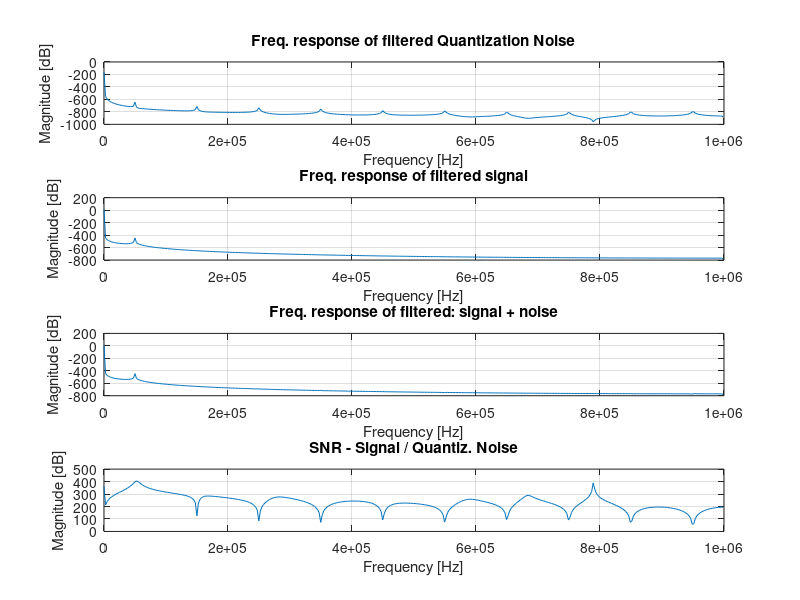
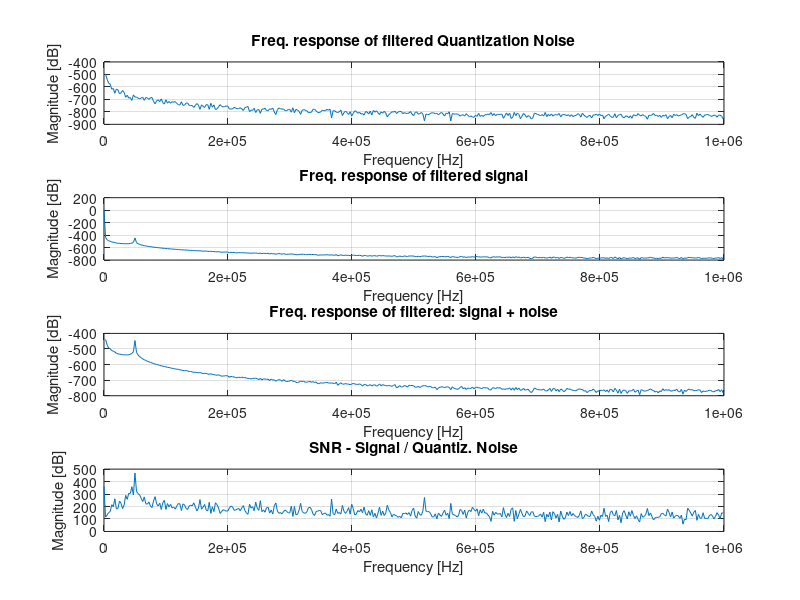

Recreate these plots in MATLAB, in order.
% SCRIPT - Output quantization error of a digital processing process %

% BRIEFING %
% -This script analyzes how Quantization Noise caused by sampling a   % 
% periodic analog signal behaves when processed by a digital filter   %
% and the improvement we can obtain on the SNR when we use Dithering. %

% ----------Config ADC---------- % 
Nbits = 12;
Vref = 3.3;
LSB = Vref/(2^Nbits);

% ----------Signals to be sampled---------- %
f1 = 50*10^3 ;  % Signal freq of 50kHz
Vcc1 = 1.65;  
A1 = 0.8;   % Amplitude
y1 = @(t) Vcc1 + A1*sin(2*pi*f1*t) ;    % Sinusoidal signal example 

% ----------Sampling interval---------- %
fs = 2*10^6 ; % Sampling freq of 1MHz
t1 = 0 ;
Np = 20 ;
t2 = Np/f1 ;  % Sampling Np periods of y1
Ts = 1/fs ;
t = [t1:Ts:t2];

% ----------Sampled signal---------- %
Y = y1(t);
L = length(Y);             % Length of signal

% ----------Signal + random noise (Dithering)---------- %
Nd = 5;                             % N-bit dithering
Y_dith = Y + rand(1,L)*Nd*LSB;      % N-LSB random noise

% ----------Quantized signals---------- %
partition = 0+LSB/2:LSB/2:Vref;             % Under this intervals, the signal is quantized
codebook = 0:LSB/2:Vref;                    % rounding down (floor)
[ind,qY] = quantiz(Y,partition,codebook);               % Obtention of quantized signal (qY)
[ind2,qY_dith] = quantiz(Y_dith,partition,codebook);    % Obtention of quantized(signal+noise)

% ----------Quantization error sequences---------- %
EqY = Y - qY;  % Discrete sequence: quantiz. error
EqY_dith = Y_dith - qY_dith;  % Discrete sequence: quantiz. error with dithering

% ----------Single-Sided Amplitude Spectrum of EqY---------- %
Eq1f = fft(EqY);
P2 = abs(Eq1f/L);
P1 = P2(1:L/2+1);
P1(2:end-1) = 2*P1(2:end-1);
f1 = fs*(0:(L/2))/L;

% ----------Single-Sided Amplitude Spectrum of EqYdith---------- %
Eq1f_dith = fft(EqY_dith);
P2_dith = abs(Eq1f_dith/L);
P1_dith = P2_dith(1:L/2+1);
P1_dith(2:end-1) = 2*P1_dith(2:end-1);

% ----------Single-Sided Amplitude Spectrum of Y---------- %
Yf = fft(Y);
Py2 = abs(Yf/L);
Py1 = Py2(1:L/2+1);
Py1(2:end-1) = 2*Py1(2:end-1);

% ----------Single-Sided Amplitude Spectrum of Y_dith---------- %
Yf_dith = fft(Y_dith);
Py2_dith = abs(Yf_dith/L);
Py1_dith = Py2_dith(1:L/2+1);
Py1_dith(2:end-1) = 2*Py1_dith(2:end-1);

% ----------Single-Sided Amplitude Spectrum of qY---------- %
Yqf = fft(qY);
Pyq2 = abs(Yqf/L);
Pyq1 = Pyq2(1:L/2+1);
Pyq1(2:end-1) = 2*Pyq1(2:end-1);

% ----------Single-Sided Amplitude Spectrum of qY_dith---------- %
Yqf_dith = fft(qY_dith);
Pyq2_dith = abs(Yqf_dith/L);
Pyq1_dith = Pyq2_dith(1:L/2+1);
Pyq1_dith(1:end-1) = 2*Pyq1_dith(1:end-1);

% ---------- N-th order IIR filter -> N cascaded single pole IIR ---------- %
ALPHA = 0.0001;
N=3;
a = [1];
for i = 1:N
    aux = [1 -ALPHA];
    a = conv(a,aux);
end

% ---------- N-th order "complementary" IIR filter -> N cascaded single pole IIR ---------- %
N=3;
a = [1];
for i = 1:N
    aux = [1 -(1-ALPHA)];
    a = conv(a,aux);
end

h1 = freqz(ALPHA^N,a,f1,fs);
h2 = freqz((1-ALPHA)^N,a,f1,fs);

% ---------- Plotting ---------- %
figure(1)
P1_dB = 20*log(h1.*P1);
%P2_dB = 20*log(h2.*P1);
subplot(4,1,1)
plot(f1(1:end),P1_dB(1:end))
%hold on
%plot(f1(1:end),P2_dB(1:end))
title('Freq. response of filtered Quantization Noise')
%legend('N-th order filter','N-th order complementary filter');
xlabel('Frequency [Hz]')
ylabel('Magnitude [dB]')
grid

Py1_dB = 20*log(h1.*Py1);
subplot(4,1,2)
plot(f1(1:end),Py1_dB(1:end))
%ylim([-100 inf])
title('Freq. response of filtered signal')
xlabel('Frequency [Hz]')
ylabel('Magnitude [dB]')
grid

Pyq1_dB = 20*log(h1.*Pyq1);
subplot(4,1,3)
plot(f1(1:end),Pyq1_dB(1:end))
%ylim([-100 inf])
title('Freq. response of filtered: signal + noise')
xlabel('Frequency [Hz]')
ylabel('Magnitude [dB]')
grid

SNR_dB = Py1_dB - P1_dB;
subplot(4,1,4)
plot(f1(1:end),2*(SNR_dB(1:end)))
%ylim([-60 inf])
title('SNR - Signal / Quantiz. Noise')
xlabel('Frequency [Hz]')
ylabel('Magnitude [dB]')
grid

% Analysis with Dithering %
figure(2)
P1_dB_dith = 20*log(h1.*P1_dith);
subplot(4,1,1)
plot(f1(2:end),P1_dB_dith(2:end))
title('Freq. response of filtered Quantization Noise')
xlabel('Frequency [Hz]')
ylabel('Magnitude [dB]')
grid

Py1_dB_dith = 20*log(h1.*Py1_dith);
subplot(4,1,2)
plot(f1(1:end),Py1_dB_dith(1:end))
%ylim([-100 inf])
title('Freq. response of filtered signal')
xlabel('Frequency [Hz]')
ylabel('Magnitude [dB]')
grid

Pyq1_dB_dith = 20*log(h1.*Pyq1_dith);
subplot(4,1,3)
plot(f1(2:end),Pyq1_dB_dith(2:end))
%ylim([-100 inf])
title('Freq. response of filtered: signal + noise')
xlabel('Frequency [Hz]')
ylabel('Magnitude [dB]')
grid

SNR_dB_dith = Py1_dB_dith - P1_dB_dith;
subplot(4,1,4)
plot(f1(1:end),2*(SNR_dB_dith(1:end)))
%ylim([-60 inf])
title('SNR - Signal / Quantiz. Noise')
xlabel('Frequency [Hz]')
ylabel('Magnitude [dB]')
grid
